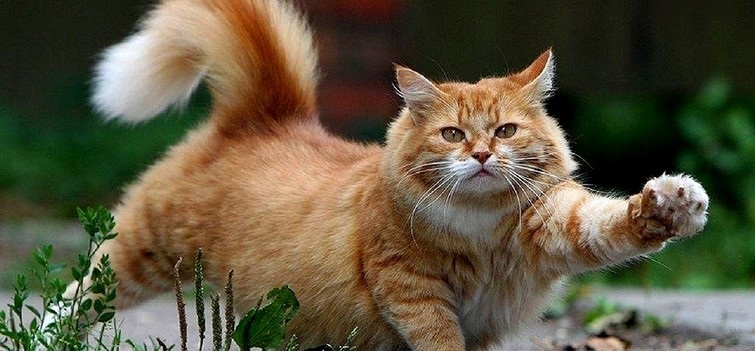
#> input picture catt.jpeg, 755 x 351 px
$ python main.py
#> lines starting #> are read from the running program, lines starting #| are printed output that depends on the picture
import cv2
from PIL import Image

image_path = 'catt.jpeg'
face_cascade = cv2.CascadeClassifier('haarcascade_frontalcatface_extended.xml')
image = cv2.imread(image_path)
#> image is the input picture: shape (351, 755, 3); mean B, G, R 62.8, 86, 93.6
cat_face = face_cascade.detectMultiScale(image)
#> cat_face = ()


cat = Image.open(image_path)
glasses = Image.open('glasses.png')
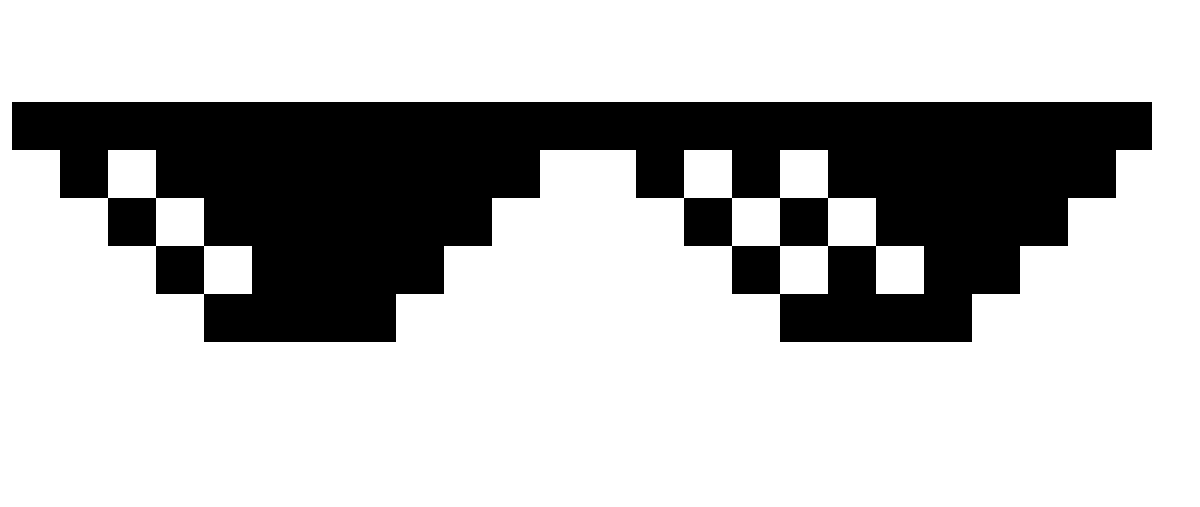
#> input picture glasses.png, 1200 x 507 px
#> glasses is the input picture: PIL image 1200x507 LA; mean R, G, B, A 8.7, 8.7, 8.7, 77
cmiler = Image.open('2н2й.png')
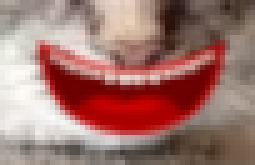
#> input picture 2н2й.png, 51 x 33 px (shown 5 times larger)
#> cmiler is the input picture: PIL image 51x33 RGB; mean R, G, B 159.5, 116.5, 109.6
cat = cat.convert("RGBA")
#> cat: PIL image 755x351 RGBA
glasses = glasses.convert("RGBA")
cmiler = cmiler.convert("RGBA")
#> cmiler: PIL image 51x33 RGBA
for (x, y, w, h) in cat_face:
    glasses = glasses.resize((w, int(h/3)))
    cat.paste(glasses, (x, int(y+h/4)), glasses)
    cmiler = cmiler.resize((w, int(h / 2)))
    cat.paste(cmiler, (x, int(y+h/2)), cmiler)
    cat.save("catZokylaramuCmehno.png")
    catZokylaramu = cv2.imread("catZokylaramuCmehno.png")
    cv2.imshow("Cat with glasses i cmiller", catZokylaramu)
    cv2.waitKey()
